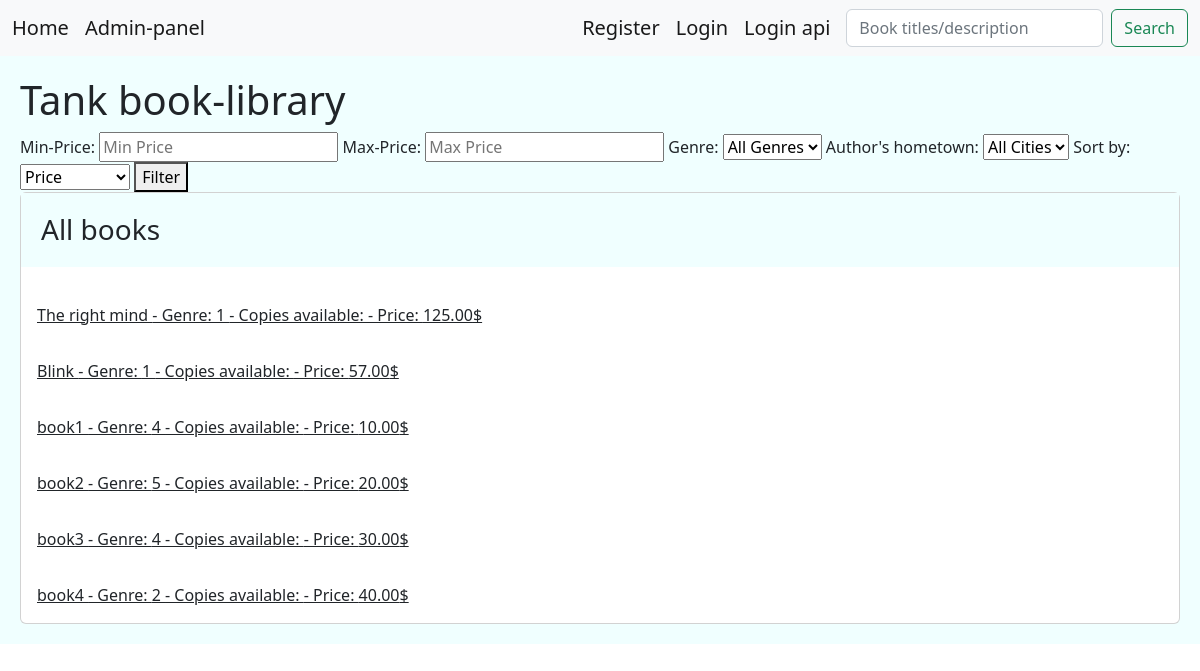
The page / on the database its author committed.
### library/models.py (models this page shows, shortened)
class Books(models.Model):
    title = models.CharField(max_length=100)
    description = models.TextField(null=True)
    price = models.DecimalField(max_digits=6 , decimal_places=2, default=0.00)
    shabak = models.CharField(max_length=150,null=True)
    copies_available = models.PositiveIntegerField(default=4)
    genre = models.ForeignKey('Genre', on_delete=models.SET_NULL, null=True)
    author = models.ForeignKey('Author', on_delete=models.SET_NULL, null=True)

### library/views.py (the view)
# urls.py: path('',views.HomePage.as_view(), name='home'),
class HomePage(View):
    def get(self, request):
        min_price = request.GET.get('min_price')
        max_price = request.GET.get('max_price')
        genre_id = request.GET.get('genre_id')
        born_city = request.GET.get('born_city')
        Price = request.GET.get('price')
        books = Books.objects.values('title','genre','author','price','id')
        if born_city:
            books = books.filter(author__born_city=born_city)
        if min_price and max_price:
            books = books.filter(price__range=(min_price, max_price))
        if Price:
            books = books.order_by(Price)
        if genre_id:
            books = books.filter(genre__id=genre_id)
        return render(request, 'main.html', {'books': books})

### templates/main.html (shortened to what this page needs)
<!DOCTYPE html>
<html lang="en">
<head>
    <link href="https://cdn.jsdelivr.net/npm/bootstrap@5.2.0-beta1/dist/css/bootstrap.min.css" rel="stylesheet">
</head>
<body>
{% include 'include/navbar.html' %}
<div class="jumbotron">
    {% block content %} <H1> Tank book-library </H1>
    <form method="GET" action="{% url 'library:home' %}">
        <label for="min_price">Min-Price:</label>
        <input type="text" id="min_price" name="min_price" placeholder="Min Price">
        <label for="max_price">Max-Price:</label>
        <input type="text" id="max_price" name="max_price" placeholder="Max Price">
        <label for="genre_id">Genre:</label>
        <select name="genre_id">
          <option value="">All Genres</option>
        </select>
        <label for="born_city">Author's hometown:</label>
        <select name="born_city">
          <option value="">All Cities</option>
        </select>
        <label for="price">Sort by:</label>
        <select name="price">
          <option value="">Price</option>
        </select>
        <button type="submit">Filter</button>
      </form>
    <div class="card">
        <h3 class="card-title jumbotron">All books</h3>
        {% for i in books %}
        <a class="card-body" href="{% url 'library:borrow' i.id  %}" >{{i.title}}
           - Genre: {{i.genre}} - Copies available: {{i.copies_available}} - Price: {{i.price}}$</a>
        {% endfor %}
        {% endblock %}
</div>
</body>
</html>

### templates/main.html (style rules this page uses)
.jumbotron { padding: 20px; margin-bottom: 20px; background-color: azure; }

### rows shown on the page
Books: title "The right mind", genre "1", price "125.00"
Books: title "Blink", genre "1", price "57.00"
Books: title "book1", genre "4", price "10.00"
Books: title "book2", genre "5", price "20.00"
Books: title "book3", genre "4", price "30.00"
Books: title "book4", genre "2", price "40.00"
